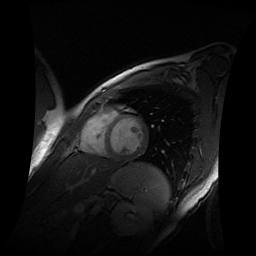
#> input picture IMA203/TP06/coeurIRM.bmp, 256 x 256 px
$ python tp_modeles-deformables.py
#> lines starting #> are read from the running program, lines starting #| are printed output that depends on the picture
#!/usr/bin/env python3
# -*- coding: utf-8 -*-
"""
"""
#%%

#%% SECTION 1 inclusion de packages externes


from math import gcd
from re import M
import numpy as np
import matplotlib.pyplot as plt
from scipy import ndimage as ndi
# necessite scikit-image
from skimage import io as skio
from skimage.filters import gaussian
from skimage.segmentation import active_contour
from skimage import img_as_float
from skimage.segmentation import chan_vese
from skimage.segmentation import checkerboard_level_set
from skimage.segmentation import circle_level_set

#%% SECTION 2 - Lecture de l'image

im=skio.imread('coeurIRM.bmp')
#> im is the input picture: shape (256, 256); min 0, max 255, mean 19.4


# [6 lines of commented-out code are left out]

plt.imshow(im, cmap="gray")

#%% SECTION 3a - Segmentation by contours actifs
im=skio.imread('brain.bmp')
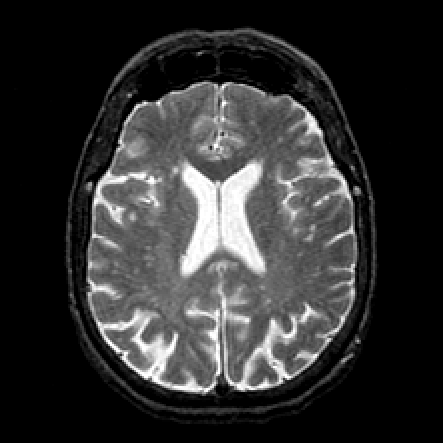
#> input picture IMA203/TP06/brain.bmp, 443 x 443 px
#> im is the input picture: shape (443, 443, 3); min 0, max 255, mean 48.6
im=im[:,:,1]
#> im: shape (443, 443)

#im=skio.imread('coeurIRM.bmp')

s = np.linspace(0, 2*np.pi, 100)
init_x = 220
init_y = 220
rayon = 200
r = init_x + rayon*np.sin(s)
c = init_y + rayon*np.cos(s)
init = np.array([r, c]).T
a= 0.005 #a代表了tangent
b = 10 #beta代表了courbure b越小说明courbure可以越大，因为我们实际上最终是要minimiser总的能量
#w_l = 1
w_e = 1 #用于处理image
g = 0.01 #stepwise, 是inertie
bc = 'fixed'

snake = active_contour(gaussian(im, 0.1),
    init, alpha=a, beta=b, w_edge=w_e, gamma=g)
#> snake = 100 pairs, first value 145.7 to 329.1, second value 87.25 to 243.9

fig, ax = plt.subplots(figsize=(7, 7))
ax.imshow(im, cmap=plt.cm.gray)
ax.plot(init[:, 1], init[:, 0], '--r', lw=3)
ax.plot(snake[:, 1], snake[:, 0], '-b', lw=3)
ax.set_xticks([]), ax.set_yticks([])
ax.axis([0, im.shape[1], im.shape[0], 0])
title = 'brain_ext/init'+str(init_x)+'_'+str(init_y)+'alpha'+str(a)+'beta'+str(b)+'w_edge'+str(w_e)+'gamma'+str(g)+'.png'
plt.savefig(str(title))
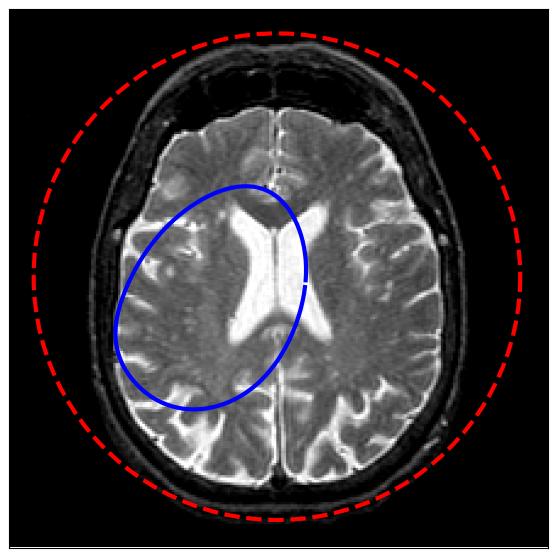
#> figure drawn by matplotlib, 1 panel
plt.show()


#%%W_edge
im=skio.imread('brain.bmp')
im=im[:,:,1]

#im=skio.imread('coeurIRM.bmp')

s = np.linspace(0, 2*np.pi, 100)
init_x = 120
init_y = 130
rayon = 20
r = init_x + rayon*np.sin(s)
c = init_y + rayon*np.cos(s)
init = np.array([r, c]).T
a= 0.1 #a代表了tangent
b = 1 #beta代表了courbure b越小说明courbure可以越大，因为我们实际上最终是要minimiser总的能量
w_e = -100 #用于处理image,越大表示蓝色离梯度很大的地方越近
g = 0.001 #stepwise
bc = 'fixed'

snake = active_contour(gaussian(im, 0.1),
    init, alpha=a, beta=b, w_edge=w_e, gamma=g)
#> snake = 100 pairs, first value 99.16 to 138, second value 105.2 to 164

fig, ax = plt.subplots(figsize=(7, 7))
ax.imshow(im, cmap=plt.cm.gray)
ax.plot(init[:, 1], init[:, 0], '--r', lw=3)
ax.plot(snake[:, 1], snake[:, 0], '-b', lw=3)
ax.set_xticks([]), ax.set_yticks([])
ax.axis([0, im.shape[1], im.shape[0], 0])
title = 'brain_ext/init'+str(init_x)+'_'+str(init_y)+'alpha'+str(a)+'beta'+str(b)+'w_edge'+str(w_e)+'gamma'+str(g)+'.png'
plt.savefig(str(title))
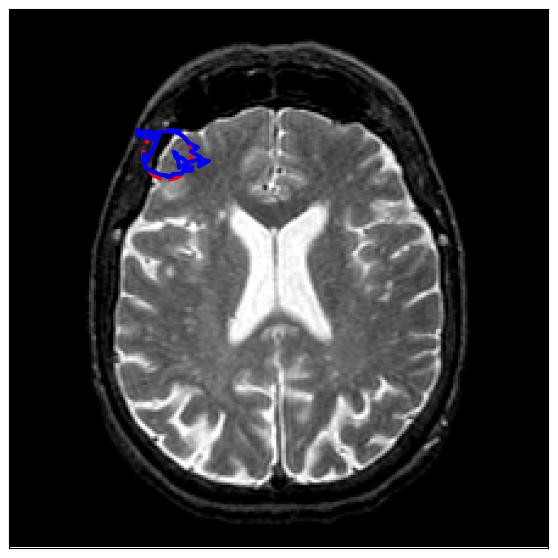
#> figure drawn by matplotlib, 1 panel
plt.show()


#%% SECTION 3b - Contours ouverts

# Interessant sur l'image retineOA.bmp
im=skio.imread('retineOA.bmp')
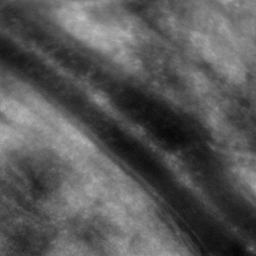
#> input picture IMA203/TP06/retineOA.bmp, 256 x 256 px
#> im is the input picture: shape (256, 256); min 5, max 191, mean 87.6

r = np.linspace(60, 160, 100)
c = np.linspace(60, 200, 100)
init = np.array([r, c]).T
a= 0.01
b = 0.1
w_l = -10
w_e = 1
g=0.01
bc = 'free'

snake = active_contour(gaussian(im, 1), init,boundary_condition=bc,
                       alpha=a, beta=b, w_line=w_l, w_edge=w_e, gamma=g)
#> snake = 100 pairs, first value 59.22 to 134.9, second value 66.76 to 170.1

fig, ax = plt.subplots(figsize=(9, 5))
ax.imshow(im, cmap=plt.cm.gray)
ax.plot(init[:, 1], init[:, 0], '--r', lw=3)
ax.plot(snake[:, 1], snake[:, 0], '-b', lw=3)
ax.set_xticks([]), ax.set_yticks([])
ax.axis([0, im.shape[1], im.shape[0], 0])
title = 'retine/alpha'+str(a)+'beta'+str(b)+'w_line'+str(w_l)+'w_edge'+str(w_e)+'gamma'+str(g)+'.png'
plt.savefig(str(title))
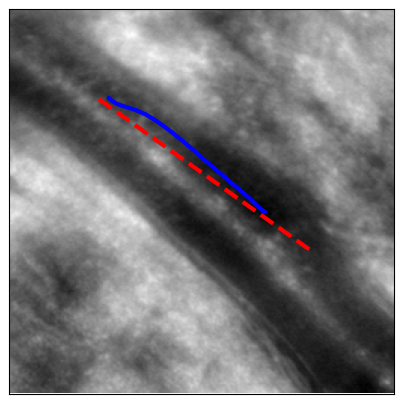
#> figure drawn by matplotlib, 1 panel
plt.show()

#%% SECTION 4 - Segmentation par ensembles de niveaux
im=skio.imread('brain.bmp')
im=im[:,:,1]
image = img_as_float(im)

# Init avec un damier
#init_ls = checkerboard_level_set(image.shape, 6)

# Init avec un cercle
#init_ls = circle_level_set (image.shape, (120,130), 10)
#> (the run stopped early here; a loop or call above may not have finished)
